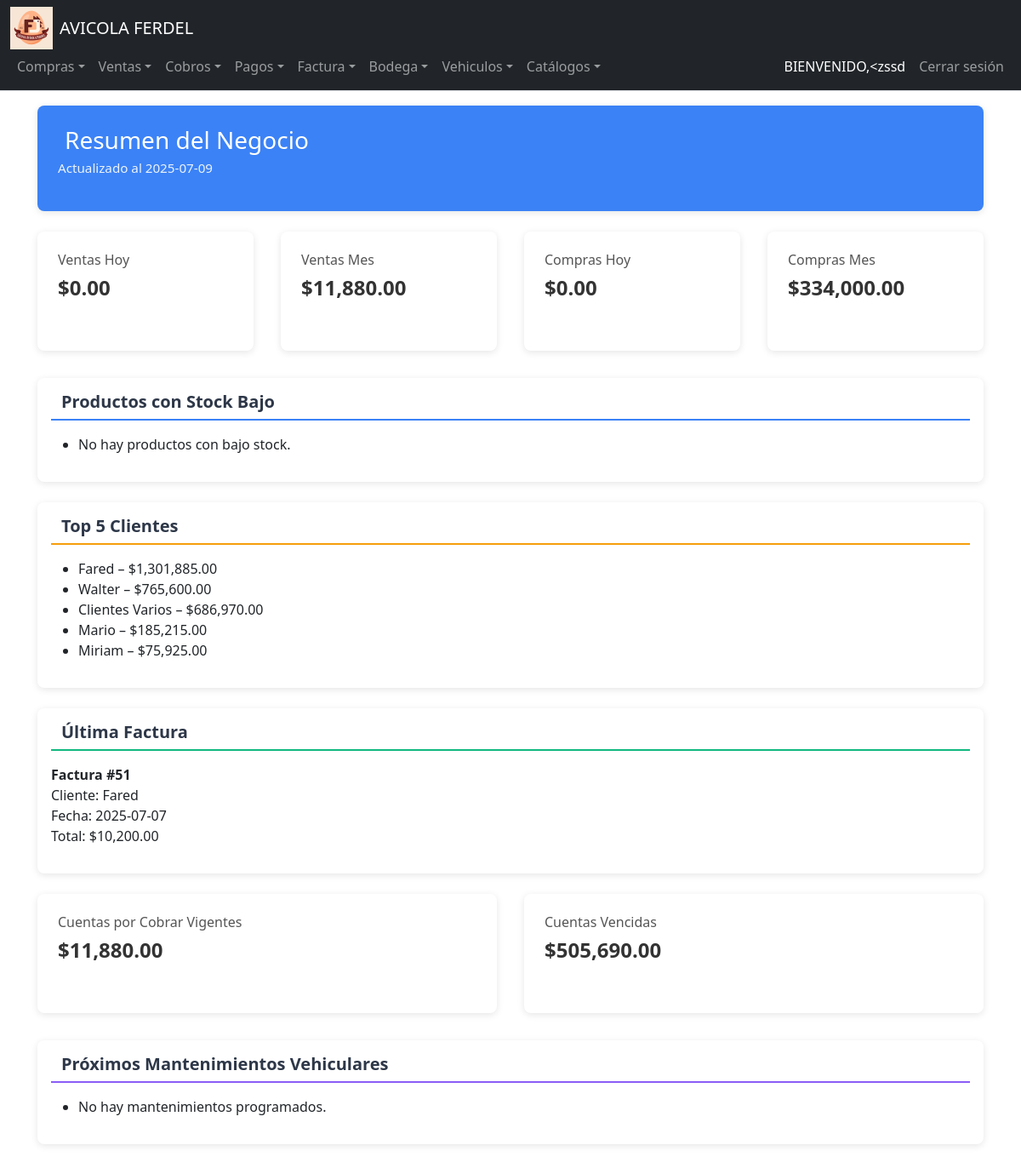
The app's page / (signed in), older data.
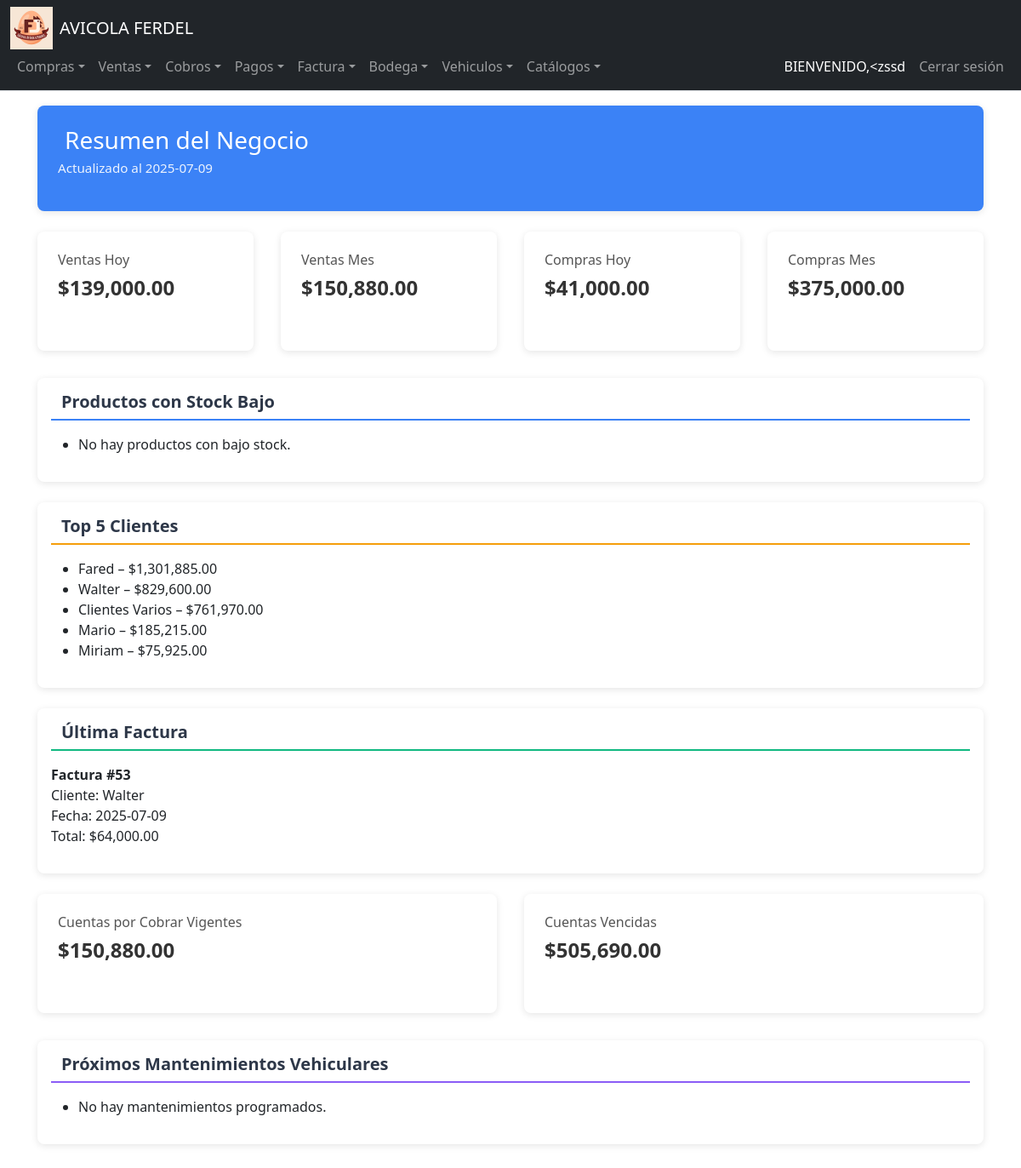
The same page, newer data.
### tables this page shows
CREATE TABLE Clientes (
    ID_Cliente INTEGER PRIMARY KEY AUTOINCREMENT,
    Nombre TEXT NOT NULL,
    Telefono TEXT,
    Direccion TEXT,
    RUC_CEDULA TEXT
);

CREATE TABLE Facturacion (
    ID_Factura INTEGER PRIMARY KEY AUTOINCREMENT,
    Fecha DATE NOT NULL,
    IDCliente INTEGER NOT NULL,
    Credito_Contado INTEGER,
    Observacion TEXT,
    ID_Empresa INTEGER NOT NULL,
    FOREIGN KEY (IDCliente) REFERENCES Clientes(ID_Cliente),
    FOREIGN KEY (ID_Empresa) REFERENCES Empresa(ID_Empresa)
);

### app.py (the view)
@app.route('/')
@login_required
def home():
    current_month = datetime.now().strftime('%Y-%m')
    today = datetime.now().strftime('%Y-%m-%d')
    def execute_query(query, params=None):
        result = db.execute(query, params) if params else db.execute(query)
        return result[0]['total'] if result and result[0]['total'] is not None else 0
    total_ventas_hoy = execute_query("""
        SELECT SUM(df.Total) AS total
        FROM Detalle_Facturacion df
        JOIN Facturacion f ON df.ID_Factura = f.ID_Factura
        WHERE f.Fecha = ?
    """, [today])
    total_ventas_mes = execute_query("""
        SELECT SUM(df.Total) AS total
        FROM Detalle_Facturacion df
        JOIN Facturacion f ON df.ID_Factura = f.ID_Factura
        WHERE strftime('%Y-%m', f.Fecha) = ?
    """, [current_month])
    total_compras_hoy = execute_query("""
        SELECT COALESCE(SUM(dm.Costo_Total), 0) AS total
        FROM Detalle_Movimiento_Inventario dm
        JOIN Movimientos_Inventario mi ON dm.ID_Movimiento = mi.ID_Movimiento
        JOIN Catalogo_Movimientos cm ON mi.ID_TipoMovimiento = cm.ID_TipoMovimiento
        WHERE DATE(mi.Fecha) = DATE(?)
        AND LOWER(cm.Descripcion) LIKE '%compra%'
    """, [today])
    total_compras_mes = execute_query("""
        SELECT COALESCE(SUM(dm.Costo_Total), 0) AS total
        FROM Detalle_Movimiento_Inventario dm
        JOIN Movimientos_Inventario mi ON dm.ID_Movimiento = mi.ID_Movimiento
        JOIN Catalogo_Movimientos cm ON mi.ID_TipoMovimiento = cm.ID_TipoMovimiento
        WHERE strftime('%Y-%m', mi.Fecha) = ?
        AND LOWER(cm.Descripcion) LIKE '%compra%'
    """, [current_month])
    inventario_bodegas = db.execute("""
        SELECT b.Nombre AS bodega, p.Descripcion AS producto, ib.Existencias
        FROM Inventario_Bodega ib
        JOIN Bodegas b ON ib.ID_Bodega = b.ID_Bodega
        JOIN Productos p ON ib.ID_Producto = p.ID_Producto
        ORDER BY b.Nombre, p.Descripcion
    """)
    vehiculos = db.execute("""
        SELECT v.Placa, v.Marca, v.Modelo, v.Color, v.Estado,
               (SELECT MAX(Kilometraje) FROM Mantenimiento_Vehiculo
                WHERE ID_Vehiculo = v.ID_Vehiculo) AS kilometraje
        FROM Vehiculos v
        ORDER BY v.Estado DESC, v.Placa
    """)
    top_clientes = db.execute("""
        SELECT c.Nombre, SUM(df.Total) AS total_comprado
        FROM Clientes c
        JOIN Facturacion f ON c.ID_Cliente = f.IDCliente
        JOIN Detalle_Facturacion df ON f.ID_Factura = df.ID_Factura
        GROUP BY c.ID_Cliente
        ORDER BY total_comprado DESC
        LIMIT 5
    """)
    ultima_factura = db.execute("""
        SELECT f.ID_Factura, f.Fecha, c.Nombre AS cliente, SUM(df.Total) AS total
        FROM Facturacion f
        JOIN Clientes c ON f.IDCliente = c.ID_Cliente
        JOIN Detalle_Facturacion df ON f.ID_Factura = df.ID_Factura
        GROUP BY f.ID_Factura
        ORDER BY f.Fecha DESC
        LIMIT 1
    """)
    cuentas_cobrar = execute_query("""
        SELECT SUM(Monto_Movimiento) AS total
        FROM Detalle_Cuentas_Por_Cobrar
        WHERE Fecha_Vencimiento >= DATE('now')
    """)
    cuentas_cobrar_vencidas = execute_query("""
        SELECT SUM(Monto_Movimiento) AS total
        FROM Detalle_Cuentas_Por_Cobrar
        WHERE Fecha_Vencimiento < DATE('now')
    """)
    productos_stock_bajo = db.execute("""
        SELECT B.Nombre AS Bodega, P.COD_Producto, P.Descripcion, I.Existencias, U.Abreviatura
        FROM Inventario_Bodega I
        JOIN Bodegas B ON B.ID_Bodega = I.ID_Bodega
        JOIN Productos P ON P.ID_Producto = I.ID_Producto
        LEFT JOIN Unidades_Medida U ON U.ID_Unidad = P.Unidad_Medida
        WHERE I.Existencias <= 5
        AND P.Estado = 1
        ORDER BY B.Nombre, I.Existencias ASC
    """)
    proximos_mantenimientos = db.execute("""
        SELECT mv.*, v.Placa
        FROM Mantenimiento_Vehiculo mv
        JOIN Vehiculos v ON mv.ID_Vehiculo = v.ID_Vehiculo
        WHERE mv.Fecha >= DATE('now')
        ORDER BY mv.Fecha ASC
        LIMIT 5
    """)
    ventas_por_tipo = db.execute("""
        SELECT tp.Descripcion AS tipo, SUM(df.Cantidad) AS cantidad, SUM(df.Total) AS total
        FROM Detalle_Facturacion df
        JOIN Productos p ON df.ID_Producto = p.ID_Producto
        JOIN Tipo_Producto tp ON p.Tipo = tp.ID_TipoProducto
        JOIN Facturacion f ON df.ID_Factura = f.ID_Factura
        WHERE strftime('%Y-%m', f.Fecha) = ?
        GROUP BY tp.ID_TipoProducto
    """, [current_month])
    return render_template("index.html",
        today=today,
        total_ventas_hoy=total_ventas_hoy,
        total_ventas_mes=total_ventas_mes,
        total_compras_hoy=total_compras_hoy,
        total_compras_mes=total_compras_mes,
        inventario_bodegas=inventario_bodegas,
        vehiculos=vehiculos,
        top_clientes=top_clientes,
        ultima_factura=ultima_factura[0] if ultima_factura else None,
        cuentas_cobrar=cuentas_cobrar,
        cuentas_cobrar_vencidas=cuentas_cobrar_vencidas,
        productos_stock_bajo=productos_stock_bajo,
        proximos_mantenimientos=proximos_mantenimientos,
        ventas_por_tipo=ventas_por_tipo
    )

### app.py (called while the page is built)
@login_manager.user_loader
def load_user(user_id):
    user_data = db.execute("SELECT * FROM Usuarios WHERE ID_Usuario = ?", user_id)
    if len(user_data) == 1:
        return User(user_data[0]["ID_Usuario"], user_data[0]["NombreUsuario"])
    return None

@app.after_request
def after_request(response):
    response.headers["Cache-Control"] = "no-cache, no-store, must-revalidate"
    response.headers["Expires"] = 0
    response.headers["Pragma"] = "no-cache"
    return response

### Templates/index.html (shortened to what this page needs)
{% extends "layout.html" %}
{% block main %}
<div class="dashboard-container">
    <div class="header">
        <h1> Resumen del Negocio</h1>
        <p>Actualizado al {{ today }}</p>
    </div>
    <div class="metrics-grid">
        <div class="metric-card">
            <h3 class="metric-title">Ventas Hoy</h3>
            <div class="metric-value">${{ "{:,.2f}".format(total_ventas_hoy) }}</div>
        </div>
        <div class="metric-card">
            <h3 class="metric-title">Ventas Mes</h3>
            <div class="metric-value">${{ "{:,.2f}".format(total_ventas_mes) }}</div>
        </div>
        <div class="metric-card">
            <h3 class="metric-title">Compras Hoy</h3>
            <div class="metric-value">${{ "{:,.2f}".format(total_compras_hoy) }}</div>
        </div>
        <div class="metric-card">
            <h3 class="metric-title">Compras Mes</h3>
            <div class="metric-value">${{ "{:,.2f}".format(total_compras_mes) }}</div>
        </div>
    </div>
    <div class="info-container">
        <h2 class="section-title low-stock-litle">
             Productos con Stock Bajo
        </h2>
        <ul>
            {% for producto in productos_stock_bajo %}
            <li>
                {{ producto.Descripcion }} – {{ producto.Existencias }} {{ producto.unidad }}
            </li>
            {% else %}
            <li>No hay productos con bajo stock.</li>
            {% endfor %}
        </ul>
    </div>
    <div class="info-container">
        <h2 class="section-title top-clients-title">
            Top 5 Clientes
        </h2>
        <ul>
            {% for cliente in top_clientes %}
            <li>{{ cliente.Nombre }} – ${{ "{:,.2f}".format(cliente.total_comprado) }}</li>
            {% else %}
            <li>No hay clientes con compras registradas.</li>
            {% endfor %}
        </ul>
    </div>
    <div class="info-container">
        <h2 class="section-title last-invoice-title">
            Última Factura
        </h2>
        {% if ultima_factura %}
        <p>
            <strong>Factura #{{ ultima_factura.ID_Factura }}</strong><br>
            Cliente: {{ ultima_factura.cliente }}<br>
            Fecha: {{ ultima_factura.Fecha }}<br>
            Total: ${{ "{:,.2f}".format(ultima_factura.total) }}
        </p>
        {% else %}
        <p>No hay facturas registradas aún.</p>
        {% endif %}
    </div>
    <div class="metrics-grid">
        <div class="metric-card">
            <h3 class="metric-title">Cuentas por Cobrar Vigentes</h3>
            <div class="metric-value">${{ "{:,.2f}".format(cuentas_cobrar) }}</div>
        </div>
        <div class="metric-card">
            <h3 class="metric-title">Cuentas Vencidas</h3>
            <div class="metric-value">${{ "{:,.2f}".format(cuentas_cobrar_vencidas) }}</div>
        </div>
    </div>
    <div class="info-container">
        <h2 class="section-title maintenance-title">
            Próximos Mantenimientos Vehiculares
        </h2>
        <ul>
            {% for mant in proximos_mantenimientos %}
            <li>
                {{ mant.Placa }} – {{ mant.Fecha }} – {{ mant.Tipo }}: ${{ "{:,.2f}".format(mant.Costo) }}
            </li>
            {% else %}
            <li>No hay mantenimientos programados.</li>
            {% endfor %}
        </ul>
    </div>
</div>
{% endblock %}

Row changes from the older to the newer data that the page shows:
no longer on this page (row unchanged): Facturacion: ID_Factura "51", Fecha "2025-07-07"
computed for Clientes "Walter": total_comprado "765,600.00" → "829,600.00"
computed for Clientes "Clientes Varios": total_comprado "686,970.00" → "761,970.00"
added Facturacion: ID_Factura "53", Fecha "2025-07-09"
Text that changed along with them:
{{ "{:,.2f}".format(total_ventas_hoy) }}: "0.00" → "139,000.00"
{{ "{:,.2f}".format(total_ventas_mes) }}: "11,880.00" → "150,880.00"
{{ "{:,.2f}".format(total_compras_hoy) }}: "0.00" → "41,000.00"
{{ "{:,.2f}".format(total_compras_mes) }}: "334,000.00" → "375,000.00"
{{ ultima_factura.cliente }}: "Fared" → "Walter"
{{ "{:,.2f}".format(ultima_factura.total) }}: "10,200.00" → "64,000.00"
{{ "{:,.2f}".format(cuentas_cobrar) }}: "11,880.00" → "150,880.00"
